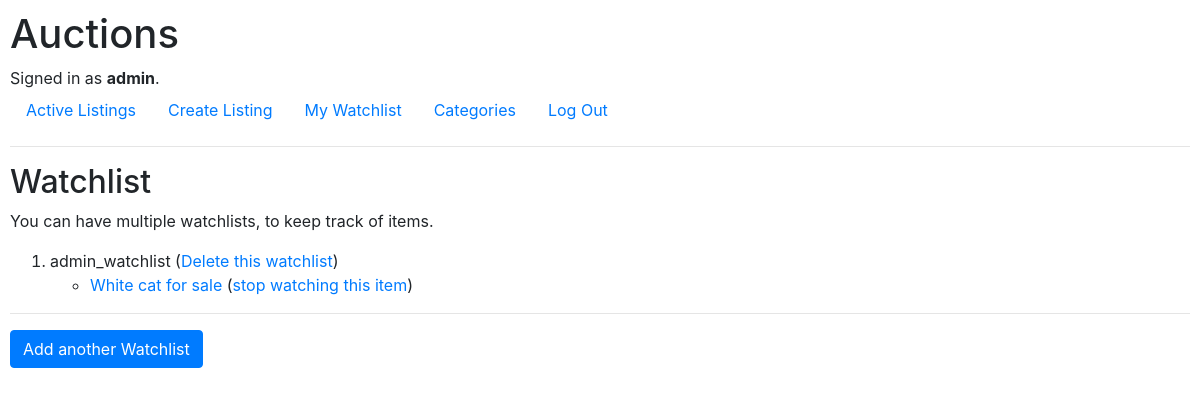
/watchlist (signed in), run on an earlier commit of the app's database.
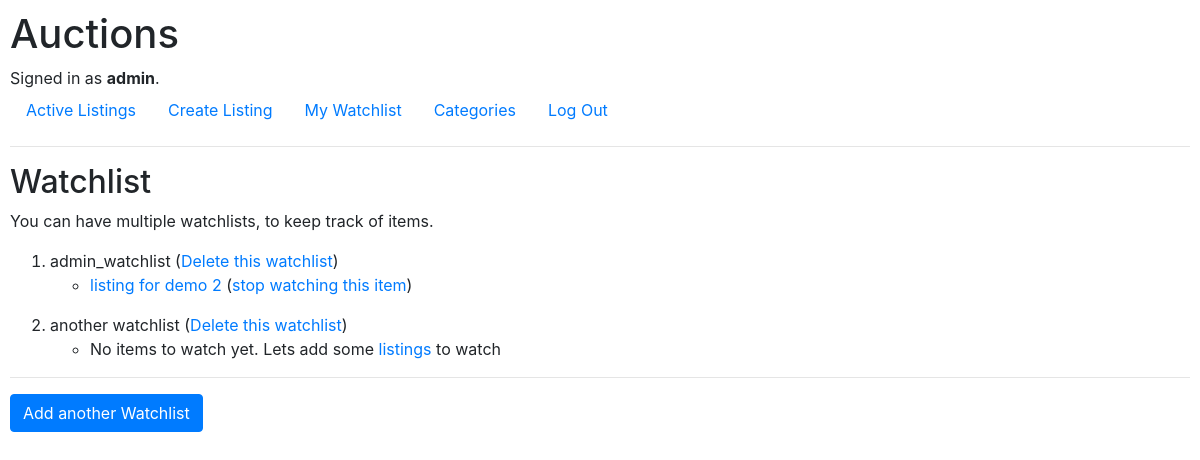
And on a later commit of the database.
### auctions/models.py (models this page shows, shortened)
class Watchlist(models.Model):
    name = models.CharField(max_length=30, default="")
    listings = models.ManyToManyField(Listing, blank=True, related_name="being_watched")
    user = models.ForeignKey(User, on_delete=models.CASCADE, related_name="watchlist")
    def __str__(self):
        return f"{self.id}: {self.name} {self.listings}"

class Listing(models.Model):
    title = models.CharField(max_length=30)
    description = models.TextField(max_length=200)
    photo_url = models.URLField(null=True, blank=True)
    starting_bid = models.PositiveIntegerField()
    bid_increment = models.PositiveIntegerField(default=1)
    current_bid = models.PositiveIntegerField(default=0)
    active = models.BooleanField(default=True)
    created = models.DateField(auto_now_add=True)
    category = models.ForeignKey(Category, on_delete=models.SET_NULL, blank=True, null=True, related_name="listings")
    by_user = models.ForeignKey(User, on_delete=models.CASCADE, related_name="my_listings")

### auctions/views.py (the view, shortened to what this page needs)
# urls.py: path("watchlist", views.watchlist, name="u_watchlist"),
@login_required(login_url='/login')
def watchlist(request):
    u = User.objects.get(pk=int(request.session.get('_auth_user_id')))
    form = NewWatchlistForm(request.POST)
    listing_to_add = request.GET.get('p', '')
    if request.method == "GET":
        return render(request, "auctions/watchlist.html", {
            "watchlist": u.watchlist.all(),
            "create_form": form
        })
    return render(request, "auctions/watchlist.html", {
        "message": "You Posted to watchlist"
    })

### auctions/templates/auctions/watchlist.html (shortened to what this page needs)
{% extends "auctions/layout.html" %}
{% block body %}
    <h2>Watchlist</h2>
    {% if user.is_authenticated %}
    <p>You can have multiple watchlists, to keep track of items.</p>
      <ol>
        {% for watchitem in watchlist %}
          <li>{{watchitem.name}} (<a href="{% url 'auctions:u_delete_watchlist' watchitem.id %}">Delete this watchlist</a>)
          {% if watchitem.listings.count > 0 %}
          <ul>
            {%for listing in watchitem.listings.all %}
              <li>
                <a href="{% url 'auctions:u_listing_detail' listing.id %}"> {{listing.title}} </a>
                (<a href="{% url 'auctions:u_unwatch_listing' watchitem.id listing.id%}">stop watching this item</a>)
              </li>
            {%endfor%}
          </ul>
          {% else %}
            <ul><li>No items to watch yet. Lets add some <a href="/">listings</a> to watch</li></ul>
          {% endif %}
        {%endfor%}
      </ol>
        <hr>
        <button class="btn btn-primary" type="button" data-toggle="collapse" data-target="#createWatchlistForm" aria-expanded="false" aria-controls="createWatchlistForm">
          Add another Watchlist
        </button>
    {% else %}
        You must be signed in to create a watchlist.
    {% endif %}
{% endblock %}

What changed in the data, as far as the page shows it:
no longer on this page (row unchanged): Listing: title "White cat for sale", shown under "admin_watchlist"
added Listing: title "listing for demo 2", shown under "admin_watchlist"
added Watchlist: name "another watchlist", shows "No items to watch yet. Lets add some"
